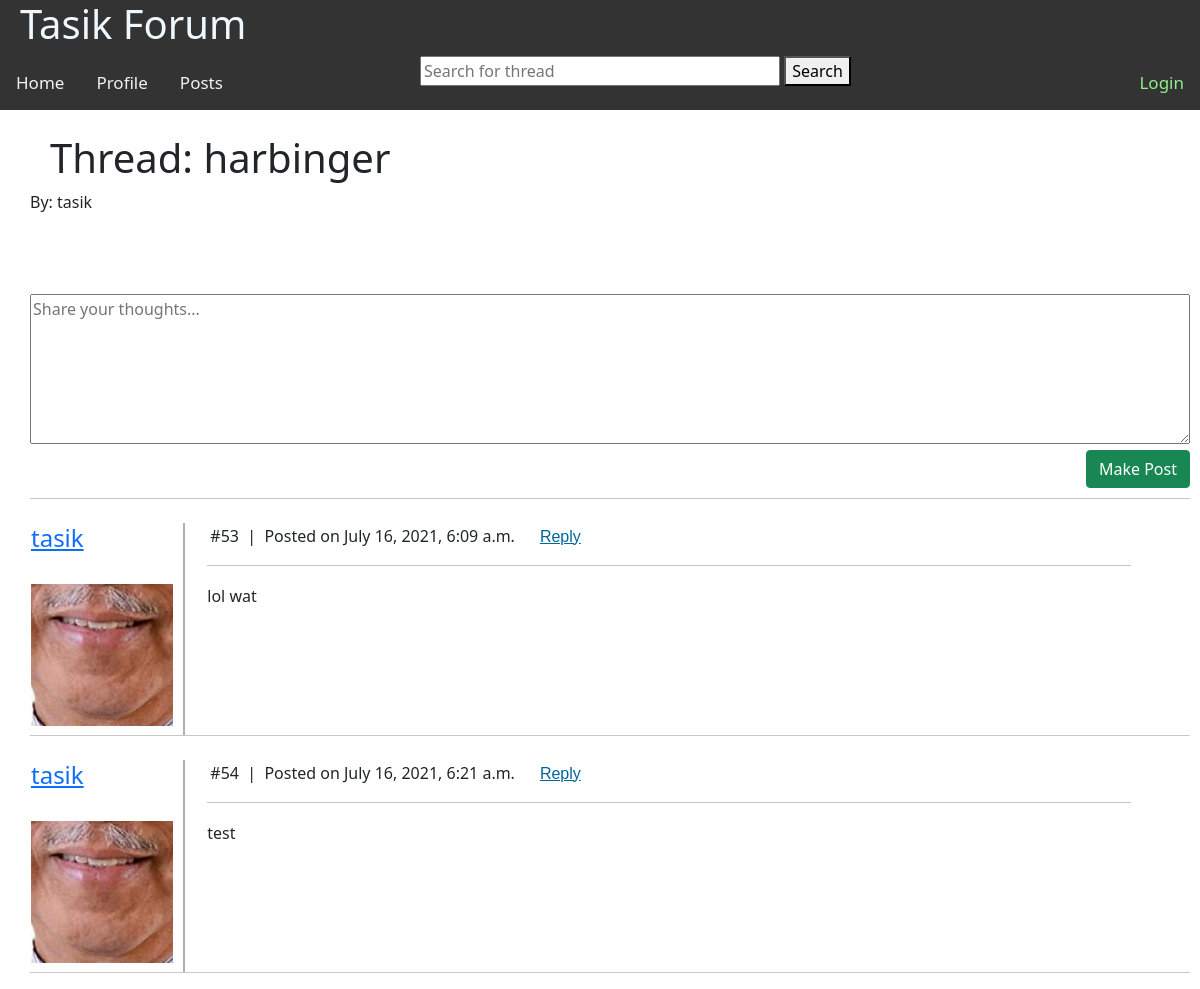
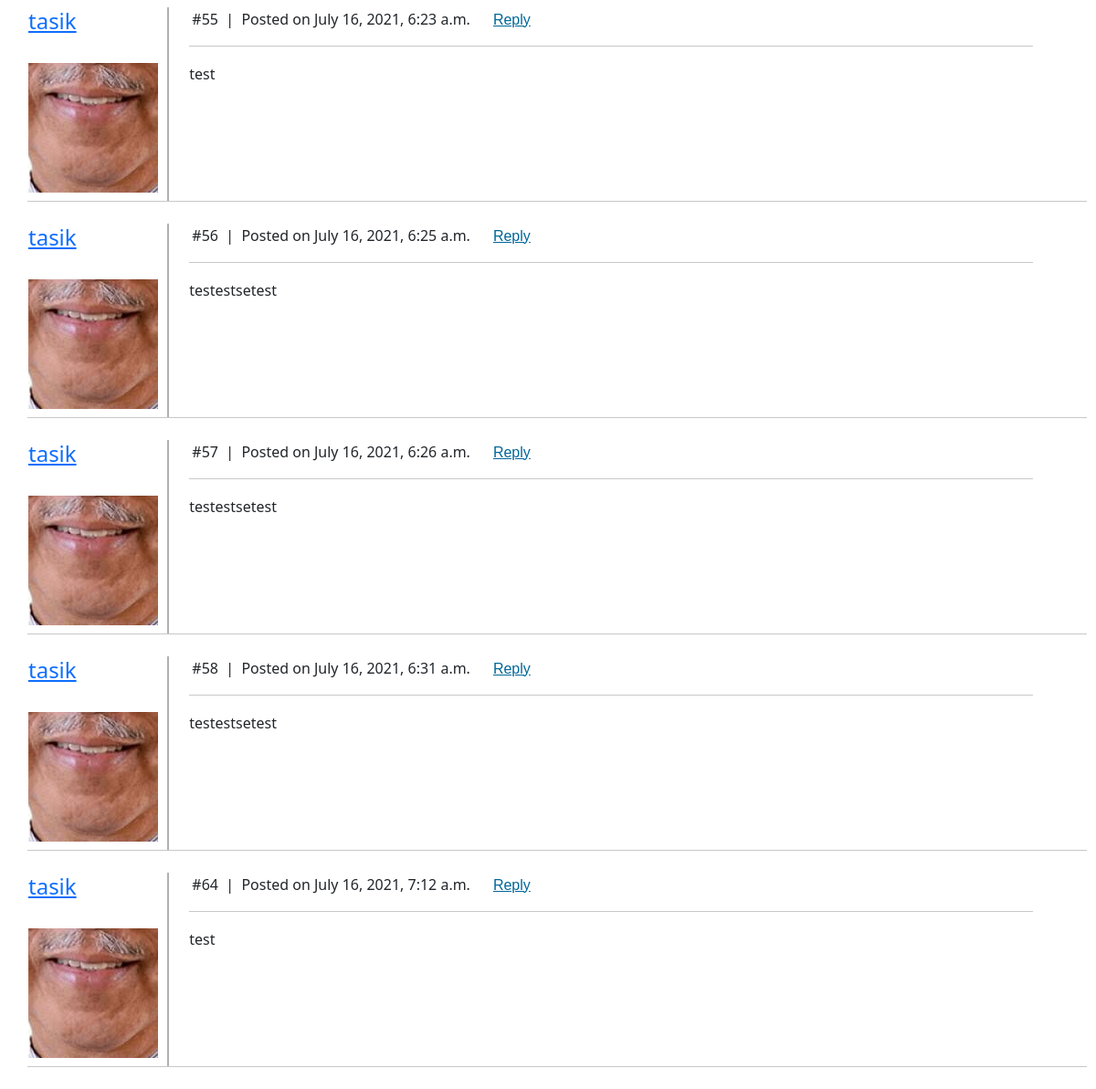
/threads/11, run on the app's committed database (2 pictures, top to bottom).
### main/models.py (models this page shows, shortened)
class Thread(models.Model):
    user = models.ForeignKey(User, on_delete=models.CASCADE, related_name="thread", null=True)
    name = models.CharField(max_length=200)
    created_at = models.DateTimeField(auto_now_add=True, null=True)
    edited_at = models.DateTimeField(auto_now=True, null=True)
    post_count = models.IntegerField(default=0)

class Post(models.Model):
    user = models.ForeignKey(User, on_delete=models.CASCADE, related_name="user", null=True)
    thread = models.ForeignKey(Thread, on_delete=models.CASCADE)
    content = models.TextField(max_length=10000000000000)
    created_at = models.DateTimeField(auto_now_add=True, null=True)
    edit_status = BooleanField(default=False)
    edited_at = models.DateTimeField(auto_now=True, null=True)
    reply = models.CharField(max_length=200, default=False)

class Profile(models.Model):
    user = models.OneToOneField(User, on_delete=models.CASCADE)
    avatar = models.ImageField(default='default.jpg', upload_to='images')

### main/views.py (the view)
# urls.py: path('threads/<int:id>', views.index, name = 'index'),
def index(response,id):
    cont = Thread.objects.get(id=id)
    current_user = response.user
    if response.method == 'POST':
        if response.POST.get("post-submit"):
            txt = response.POST.get("frm-post")
            cont.post_set.create(content=txt, user=current_user)
            cont.post_count = cont.post_set.all().count()
            cont.save()
            return HttpResponseRedirect("/threads/%i" %id)
        elif response.POST.get("delpos"):
            rel = response.POST.get("delpos")
            if current_user == cont.post_set.get(id=rel).user:
                cont.post_set.get(id=rel).delete()
                cont.post_count = cont.post_set.all().count()
                cont.save()
            return HttpResponseRedirect("/threads/%i" %id)
        elif response.POST.get("delthr") and current_user==cont.user:
            cont.delete()
            return redirect("/")
        elif response.POST.get("reply-submit"):
            txt = response.POST.get("frm-reply")
            txt2 = response.POST.get('reply-submit')
            cont.post_set.create(content=txt, user=current_user, reply=txt2)
            cont.post_count = cont.post_set.all().count()
            cont.save()
            return HttpResponseRedirect("/threads/%i" %id)
        elif response.POST.get("edit-submit"):
            rel = response.POST.get("edit-submit")
            if current_user == cont.post_set.get(id=rel).user:
                txt = response.POST.get("frm-edit")
                t = cont.post_set.get(id=rel)
                t.content = txt
                t.edit_status = True
                t.save()
                cont.save()
            return HttpResponseRedirect("/threads/%i" %id)
        else:
            return HttpResponseRedirect("/threads/%i" %id)
    else:
        return render(response, 'main/thread.html', {"cont":cont,"current_user":current_user,"user_inst":User})

### main/templates/main/thread.html (shortened to what this page needs)
{% extends 'main/base.html' %}
{% block topnav %}
<a href="/userposts/{{current_user}}" style="float: left;">Posts</a>
{% endblock %}
{% block content %}
<br>
<h1 style="padding-left:20px;">
    Thread: {{cont.name}}
</h1>
<p>By: {{cont.user}}</p>
<br><br>
<form id="post-form" method="POST" action="" style="display: block;">
    <textarea style="width: 100%;" id="frm-post" name="frm-post" rows="6" placeholder="Share your thoughts..."></textarea>
    <br>
    <button style="float: right;" type="submit" name="post-submit" value="post-submit" class="btn btn-success">Make Post</button>
</form>
<br><br>
<div>
    <div>
    {% for td in cont.post_set.all %}
        <table id="{{td.id}}">
            <hr class="mt-0 mb-4">
                <tr>
                    <td class="post_td_left">
                        <h4><a href="/userposts/{{td.user}}">{{td.user}}</a></h4>
                    </td>
                    <td class="post_td_right">
                        <p style="padding-left: 3px;">
                            #{{td.id}}&nbsp;&nbsp;|&nbsp;&nbsp;Posted on {{td.created_at}}
                        <button value="{{td.id}}" onclick="reply_post(this.value)" class="link-button">Reply</button>
                        </p>
                        <hr>
                    </td>
                </tr>
                <tr>
                    <td class="post_td_left">
                        <div><img src="{{ td.user.profile.avatar.url }}" class="post-pic"/></div>
                    </td>
                    <td class="post_td_right">
                        <p id="text-{{td.id}}">{{ td.content|linebreaksbr }}</p>
                    </td>
                </tr>
        </div>
    </table>
    {% endfor %}
<hr class="mt-0 mb-4">
{% endblock %}

### main/templates/main/base.html (style rules this page uses)
html { scroll-behavior: smooth; }
body { margin: 0; font-family: Arial, Helvetica, sans-serif; overflow: visible; }
.topnav a { float: right; color: #f2f2f2; text-align: center; padding: 14px 16px; text-decoration: none; font-size: 17px; }
table { width: 95%; }
.post_td_left { width: 10%; vertical-align: top; }
.post_td_right { width: 85%; padding-left: 2%; border-left: 2px solid #0000004f; vertical-align: top; }
.link-button { background: none!important; border: none; padding: 0!important; font-family: arial, sans-serif; color: #069; text-decoration: underline; cursor: pointer; }
.post-pic { display: inline-block; width: 150px; height: 150px; object-fit: none; background-repeat: no-repeat; background-position: center center; background-size: cover; padding-bottom: 5%; padding-right: 5%; }

### data on the page
Thread: name "harbinger", user "tasik"
Post: user "tasik", id "53", created_at "July 16, 2021, 6:09 a.m.", user.profile.avatar (picture), content "lol wat"
Post: user "tasik", id "54", created_at "July 16, 2021, 6:21 a.m.", user.profile.avatar (picture), content "test"
Post: user "tasik", id "55", created_at "July 16, 2021, 6:23 a.m.", user.profile.avatar (picture), content "test"
Post: user "tasik", id "56", created_at "July 16, 2021, 6:25 a.m.", user.profile.avatar (picture), content "testestsetest"
Post: user "tasik", id "57", created_at "July 16, 2021, 6:26 a.m.", user.profile.avatar (picture), content "testestsetest"
Post: user "tasik", id "58", created_at "July 16, 2021, 6:31 a.m.", user.profile.avatar (picture), content "testestsetest"
Post: user "tasik", id "64", created_at "July 16, 2021, 7:12 a.m.", user.profile.avatar (picture), content "test"
